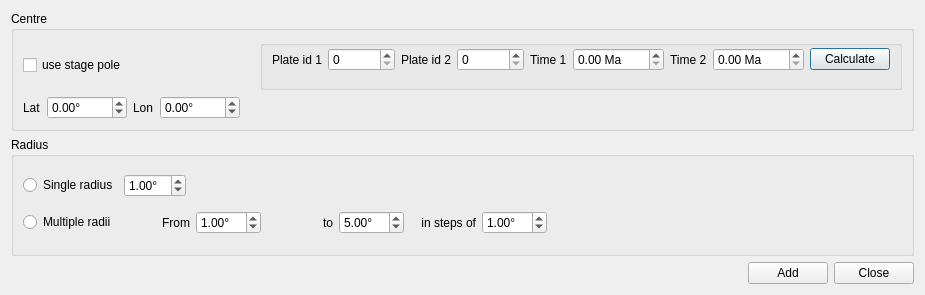
<?xml version="1.0" encoding="UTF-8"?>
<ui version="4.0">
 <class>CreateSmallCircleDialog</class>
 <widget class="QDialog" name="CreateSmallCircleDialog">
  <property name="geometry">
   <rect>
    <x>0</x>
    <y>0</y>
    <width>925</width>
    <height>295</height>
   </rect>
  </property>
  <property name="windowTitle">
   <string>Create Small Circle</string>
  </property>
  <layout class="QGridLayout" name="gridLayout_4">
   <item row="0" column="0">
    <widget class="QGroupBox" name="groupbox_centre">
     <property name="title">
      <string>Centre</string>
     </property>
     <layout class="QGridLayout" name="gridLayout_3">
      <item row="0" column="0" colspan="3">
       <layout class="QHBoxLayout" name="horizontalLayout_9">
        <item>
         <widget class="QCheckBox" name="checkbox_stage_pole">
          <property name="text">
           <string>use stage pole</string>
          </property>
         </widget>
        </item>
        <item>
         <widget class="QGroupBox" name="groupbox_stage_pole">
          <property name="sizePolicy">
           <sizepolicy hsizetype="Preferred" vsizetype="Maximum">
            <horstretch>0</horstretch>
            <verstretch>0</verstretch>
           </sizepolicy>
          </property>
          <property name="maximumSize">
           <size>
            <width>16777215</width>
            <height>127</height>
           </size>
          </property>
          <property name="title">
           <string/>
          </property>
          <layout class="QGridLayout" name="gridLayout_2">
           <property name="topMargin">
            <number>0</number>
           </property>
           <property name="bottomMargin">
            <number>14</number>
           </property>
           <item row="0" column="0">
            <layout class="QHBoxLayout" name="horizontalLayout_5">
             <item>
              <widget class="QLabel" name="label_plate_id_1">
               <property name="text">
                <string>Plate id 1</string>
               </property>
              </widget>
             </item>
             <item>
              <widget class="QSpinBox" name="spinbox_plate_id_1">
               <property name="minimumSize">
                <size>
                 <width>60</width>
                 <height>0</height>
                </size>
               </property>
               <property name="maximum">
                <number>1000000</number>
               </property>
              </widget>
             </item>
            </layout>
           </item>
           <item row="0" column="1">
            <layout class="QHBoxLayout" name="horizontalLayout_6">
             <item>
              <widget class="QLabel" name="label_plate_id_2">
               <property name="text">
                <string>Plate id 2</string>
               </property>
              </widget>
             </item>
             <item>
              <widget class="QSpinBox" name="spinbox_plate_id_2">
               <property name="minimumSize">
                <size>
                 <width>60</width>
                 <height>0</height>
                </size>
               </property>
               <property name="maximum">
                <number>1000000</number>
               </property>
              </widget>
             </item>
            </layout>
           </item>
           <item row="0" column="2">
            <layout class="QHBoxLayout" name="horizontalLayout_7">
             <item>
              <widget class="QLabel" name="label_time_1">
               <property name="text">
                <string>Time 1</string>
               </property>
              </widget>
             </item>
             <item>
              <widget class="QDoubleSpinBox" name="spinbox_time_1">
               <property name="minimumSize">
                <size>
                 <width>60</width>
                 <height>0</height>
                </size>
               </property>
               <property name="suffix">
                <string> Ma</string>
               </property>
               <property name="maximum">
                <double>1000.000000000000000</double>
               </property>
              </widget>
             </item>
            </layout>
           </item>
           <item row="0" column="3">
            <layout class="QHBoxLayout" name="horizontalLayout_8">
             <item>
              <widget class="QLabel" name="label_time_2">
               <property name="text">
                <string>Time 2</string>
               </property>
              </widget>
             </item>
             <item>
              <widget class="QDoubleSpinBox" name="spinbox_time_2">
               <property name="minimumSize">
                <size>
                 <width>60</width>
                 <height>0</height>
                </size>
               </property>
               <property name="suffix">
                <string> Ma</string>
               </property>
               <property name="maximum">
                <double>1000.000000000000000</double>
               </property>
              </widget>
             </item>
            </layout>
           </item>
           <item row="0" column="4">
            <widget class="QPushButton" name="button_calculate_stage_pole">
             <property name="text">
              <string>Calculate</string>
             </property>
            </widget>
           </item>
          </layout>
         </widget>
        </item>
       </layout>
      </item>
      <item row="1" column="0">
       <layout class="QHBoxLayout" name="horizontalLayout_3">
        <item>
         <widget class="QLabel" name="label_lat">
          <property name="text">
           <string>Lat</string>
          </property>
         </widget>
        </item>
        <item>
         <widget class="QDoubleSpinBox" name="spinbox_lat">
          <property name="sizePolicy">
           <sizepolicy hsizetype="Fixed" vsizetype="Fixed">
            <horstretch>0</horstretch>
            <verstretch>0</verstretch>
           </sizepolicy>
          </property>
          <property name="minimumSize">
           <size>
            <width>80</width>
            <height>0</height>
           </size>
          </property>
          <property name="maximumSize">
           <size>
            <width>80</width>
            <height>16777215</height>
           </size>
          </property>
          <property name="suffix">
           <string>°</string>
          </property>
          <property name="minimum">
           <double>-90.000000000000000</double>
          </property>
          <property name="maximum">
           <double>90.000000000000000</double>
          </property>
         </widget>
        </item>
       </layout>
      </item>
      <item row="1" column="1">
       <layout class="QHBoxLayout" name="horizontalLayout_4">
        <item>
         <widget class="QLabel" name="label_lon">
          <property name="text">
           <string>Lon</string>
          </property>
         </widget>
        </item>
        <item>
         <widget class="QDoubleSpinBox" name="spinbox_lon">
          <property name="sizePolicy">
           <sizepolicy hsizetype="Fixed" vsizetype="Fixed">
            <horstretch>0</horstretch>
            <verstretch>0</verstretch>
           </sizepolicy>
          </property>
          <property name="minimumSize">
           <size>
            <width>80</width>
            <height>0</height>
           </size>
          </property>
          <property name="maximumSize">
           <size>
            <width>80</width>
            <height>16777215</height>
           </size>
          </property>
          <property name="suffix">
           <string>°</string>
          </property>
          <property name="minimum">
           <double>-360.000000000000000</double>
          </property>
          <property name="maximum">
           <double>360.000000000000000</double>
          </property>
         </widget>
        </item>
       </layout>
      </item>
      <item row="1" column="2">
       <spacer name="horizontalSpacer_3">
        <property name="orientation">
         <enum>Qt::Horizontal</enum>
        </property>
        <property name="sizeHint" stdset="0">
         <size>
          <width>459</width>
          <height>20</height>
         </size>
        </property>
       </spacer>
      </item>
     </layout>
    </widget>
   </item>
   <item row="1" column="0">
    <widget class="QGroupBox" name="groupbox_radius">
     <property name="title">
      <string>Radius</string>
     </property>
     <layout class="QGridLayout" name="gridLayout">
      <item row="0" column="0">
       <widget class="QRadioButton" name="radio_button_single">
        <property name="text">
         <string>Single radius</string>
        </property>
       </widget>
      </item>
      <item row="0" column="1">
       <widget class="QDoubleSpinBox" name="spin_box_radius">
        <property name="minimumSize">
         <size>
          <width>60</width>
          <height>0</height>
         </size>
        </property>
        <property name="suffix">
         <string>°</string>
        </property>
        <property name="minimum">
         <double>0.010000000000000</double>
        </property>
        <property name="maximum">
         <double>90.000000000000000</double>
        </property>
        <property name="value">
         <double>1.000000000000000</double>
        </property>
       </widget>
      </item>
      <item row="0" column="2">
       <spacer name="horizontalSpacer_4">
        <property name="orientation">
         <enum>Qt::Horizontal</enum>
        </property>
        <property name="sizeHint" stdset="0">
         <size>
          <width>238</width>
          <height>20</height>
         </size>
        </property>
       </spacer>
      </item>
      <item row="1" column="0">
       <widget class="QRadioButton" name="radio_button_multiple">
        <property name="text">
         <string>Multiple radii</string>
        </property>
       </widget>
      </item>
      <item row="1" column="1" colspan="2">
       <layout class="QHBoxLayout" name="horizontalLayout_2">
        <item>
         <widget class="QLabel" name="label_from">
          <property name="text">
           <string>From</string>
          </property>
          <property name="alignment">
           <set>Qt::AlignRight|Qt::AlignTrailing|Qt::AlignVCenter</set>
          </property>
         </widget>
        </item>
        <item>
         <widget class="QDoubleSpinBox" name="spinbox_radius_1">
          <property name="minimumSize">
           <size>
            <width>60</width>
            <height>0</height>
           </size>
          </property>
          <property name="suffix">
           <string>°</string>
          </property>
          <property name="value">
           <double>1.000000000000000</double>
          </property>
         </widget>
        </item>
        <item>
         <widget class="QLabel" name="label_to">
          <property name="text">
           <string>to</string>
          </property>
          <property name="alignment">
           <set>Qt::AlignRight|Qt::AlignTrailing|Qt::AlignVCenter</set>
          </property>
         </widget>
        </item>
        <item>
         <widget class="QDoubleSpinBox" name="spinbox_radius_2">
          <property name="minimumSize">
           <size>
            <width>60</width>
            <height>0</height>
           </size>
          </property>
          <property name="suffix">
           <string>°</string>
          </property>
          <property name="value">
           <double>5.000000000000000</double>
          </property>
         </widget>
        </item>
        <item>
         <widget class="QLabel" name="label_steps">
          <property name="text">
           <string>in steps of</string>
          </property>
          <property name="alignment">
           <set>Qt::AlignRight|Qt::AlignTrailing|Qt::AlignVCenter</set>
          </property>
         </widget>
        </item>
        <item>
         <widget class="QDoubleSpinBox" name="spinbox_step">
          <property name="minimumSize">
           <size>
            <width>60</width>
            <height>0</height>
           </size>
          </property>
          <property name="suffix">
           <string>°</string>
          </property>
          <property name="value">
           <double>1.000000000000000</double>
          </property>
         </widget>
        </item>
       </layout>
      </item>
      <item row="1" column="3">
       <spacer name="horizontalSpacer_2">
        <property name="orientation">
         <enum>Qt::Horizontal</enum>
        </property>
        <property name="sizeHint" stdset="0">
         <size>
          <width>237</width>
          <height>20</height>
         </size>
        </property>
       </spacer>
      </item>
     </layout>
    </widget>
   </item>
   <item row="2" column="0">
    <layout class="QHBoxLayout" name="horizontalLayout">
     <item>
      <spacer name="horizontalSpacer">
       <property name="orientation">
        <enum>Qt::Horizontal</enum>
       </property>
       <property name="sizeHint" stdset="0">
        <size>
         <width>40</width>
         <height>20</height>
        </size>
       </property>
      </spacer>
     </item>
     <item>
      <widget class="QPushButton" name="button_add">
       <property name="text">
        <string>Add</string>
       </property>
      </widget>
     </item>
     <item>
      <widget class="QPushButton" name="button_close">
       <property name="text">
        <string>Close</string>
       </property>
      </widget>
     </item>
    </layout>
   </item>
  </layout>
 </widget>
 <resources/>
 <connections>
  <connection>
   <sender>button_close</sender>
   <signal>clicked()</signal>
   <receiver>CreateSmallCircleDialog</receiver>
   <slot>reject()</slot>
   <hints>
    <hint type="sourcelabel">
     <x>636</x>
     <y>199</y>
    </hint>
    <hint type="destinationlabel">
     <x>621</x>
     <y>214</y>
    </hint>
   </hints>
  </connection>
 </connections>
</ui>
